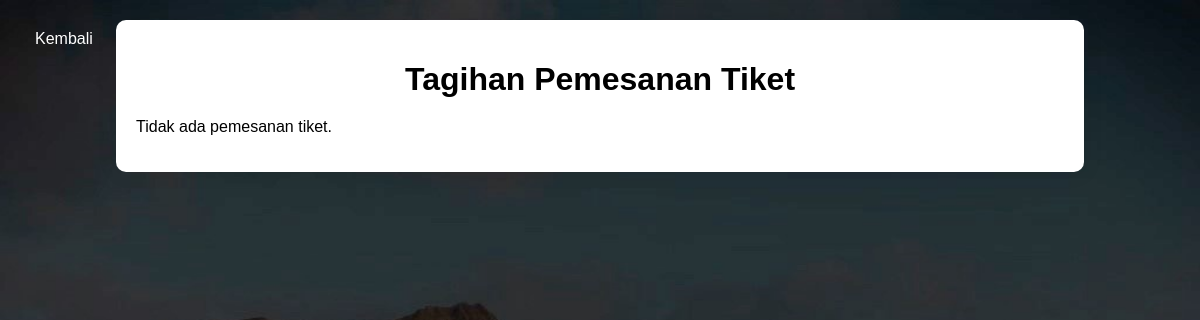
The app's page /Tagihan.php, older data.
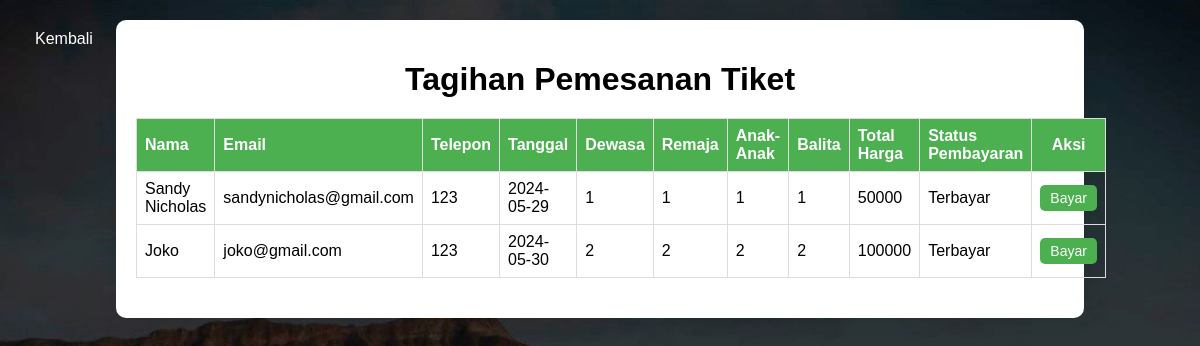
The same page, newer data.
### tables this page shows
CREATE TABLE `pemesanan_tiket` (
  `id` int(11) NOT NULL AUTO_INCREMENT,
  `nama` varchar(255) NOT NULL,
  `email` varchar(255) NOT NULL,
  `telepon` varchar(20) NOT NULL,
  `tanggal` date NOT NULL,
  `dewasa` int(11) NOT NULL,
  `remaja` int(11) NOT NULL,
  `anak_anak` int(11) NOT NULL,
  `balita` int(11) NOT NULL,
  `total_harga` int(11) NOT NULL,
  `bukti_pembayaran` longblob DEFAULT NULL,
  `nama_file` varchar(255) DEFAULT NULL,
  `status_pembayaran` enum('Belum Terbayar','Terbayar') NOT NULL DEFAULT 'Belum Terbayar',
  PRIMARY KEY (`id`)
);

### Tagihan.php (the view, shortened to what this page needs)
<?php
$servername = "localhost";
$username = "root";
$password = "";
$dbname = "wisata";
$conn = new mysqli($servername, $username, $password, $dbname);
$sql = "SELECT * FROM pemesanan_tiket";
$result = $conn->query($sql);
?>
<!DOCTYPE html>
<html lang="id">
<head>
</head>
<body>
    <a href="waikikiDashboard.php" class="back-button">Kembali</a>
    <div class="invoice-container">
        <h1>Tagihan Pemesanan Tiket</h1>
        <?php
        if ($result->num_rows > 0) {
            echo "<table>
                    <tr>
                        <th>Nama</th>
                        <th>Email</th>
                        <th>Telepon</th>
                        <th>Tanggal</th>
                        <th>Dewasa</th>
                        <th>Remaja</th>
                        <th>Anak-Anak</th>
                        <th>Balita</th>
                        <th>Total Harga</th>
                        <th>Status Pembayaran</th>
                        <th class='action-cell'>Aksi</th>
                    </tr>";
            while($row = $result->fetch_assoc()) {
                echo "<tr>
                        <td>" . $row["nama"] . "</td>
                        <td>" . $row["email"] . "</td>
                        <td>" . $row["telepon"] . "</td>
                        <td>" . $row["tanggal"] . "</td>
                        <td>" . $row["dewasa"] . "</td>
                        <td>" . $row["remaja"] . "</td>
                        <td>" . $row["anak_anak"] . "</td>
                        <td>" . $row["balita"] . "</td>
                        <td>" . $row["total_harga"] . "</td>
                        <td>" . $row["status_pembayaran"] . "</td>
                        <td class='action-cell'><a href='bayar.php?id=" . $row["id"] . "' class='btn-bayar'>Bayar</a></td>
                    </tr>";
            }
            echo "</table>";
        } else {
            echo "<p>Tidak ada pemesanan tiket.</p>";
        }
        ?>
    </div>
</body>
</html>

Row changes from the older to the newer data that the page shows:
added pemesanan_tiket: nama "Sandy Nicholas", email "sandynicholas@gmail.com", telepon "123", tanggal "2024-05-29", dewasa "1", remaja "1", anak_anak "1", balita "1", total_harga "50000", status_pembayaran "Terbayar"
added pemesanan_tiket: nama "Joko", email "joko@gmail.com", telepon "123", tanggal "2024-05-30", dewasa "2", remaja "2", anak_anak "2", balita "2", total_harga "100000", status_pembayaran "Terbayar"
Text that changed along with them:
text no longer shown: "Tidak ada pemesanan tiket."
text now shown: "Nama Email Telepon Tanggal Dewasa Remaja Anak-Anak Balita Total Harga Status Pembayaran Aksi"
